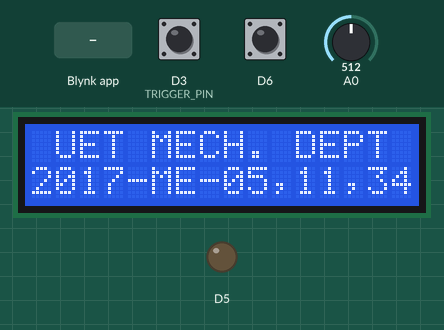
A sketch run on a simulated ESP8266 (NodeMCU). Parts: 16×2 character LCD, output pins drawn as LEDs (lit = HIGH). Inputs (shaded band) come from the test bench; at power-on: D3 (TRIGGER_PIN) HIGH, A0 = 512, D6 HIGH. WiFi joins after 1.5 s; servers stay silent unless stated; the local clock reads 2024-03-15 10:24:30 at power-on unless the sketch sets it; storage starts empty; what the sketch prints to the serial monitor is not drawn.

Above: at 0.1 s.
6.4 s: D3 (TRIGGER_PIN) pulled LOW for 1 s
At 7.6 s:
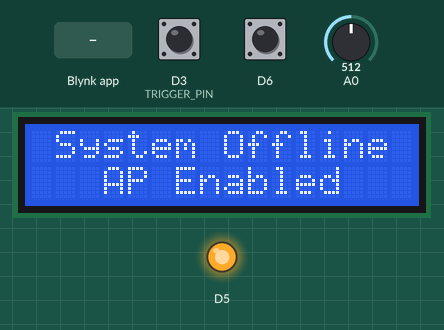
10.4 s: A0 set to 222
11.9 s: A0 set to 188
At 12.6 s:
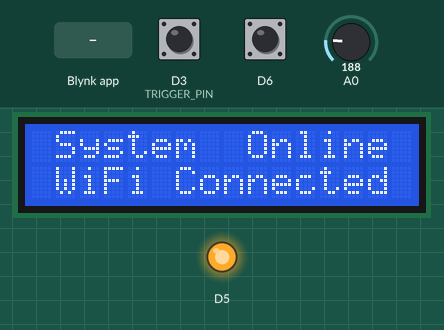
13.6 s: D6 pulled LOW for 0.15 s
At 14.8 s:
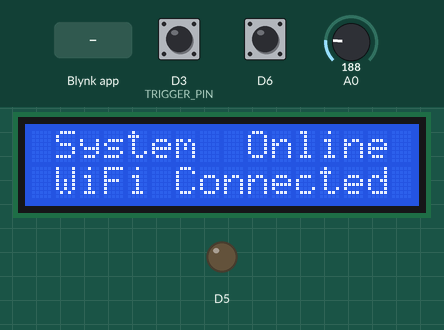
15.2 s: A0 set to 306
At 15.7 s:
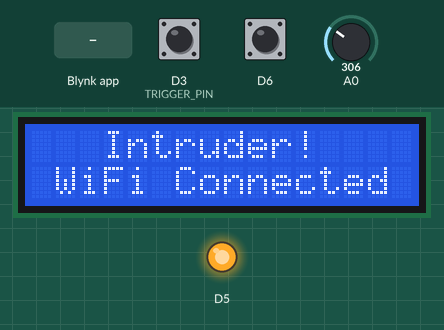
16.8 s: Blynk app writes 1 to V1
At 17.5 s:
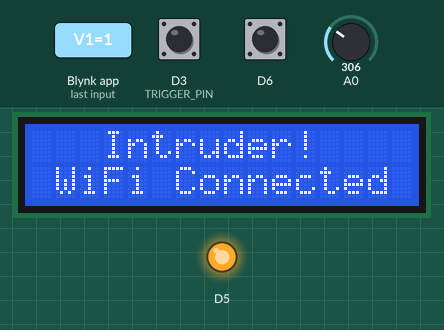
Timing chart, 0 to 19.3 s (numbered marks = the images above; inputs shaded):
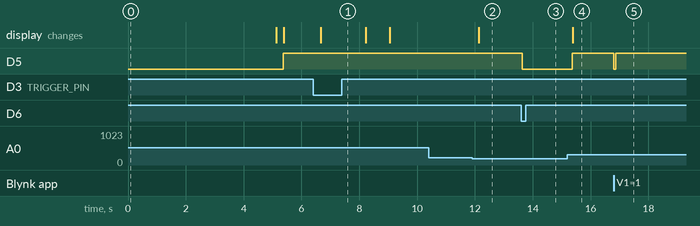

Measured:
- the behaviour switches between 207 and 206 on A0 (found by bisection; images 1 and 2)
- after the input at 6.4 s, the display: changes after 0.27 s (image 1)
- after the input at 10.4 s, every drawn part: stays the same
- after the input at 11.9 s, the display: changes after 0.23 s (image 2)
- after the input at 13.6 s, D5: HIGH → LOW at once
- after the input at 15.2 s, D5: LOW → HIGH after 0.17 s; the display: changes after 0.18 s (image 4)
- after the input at 16.8 s, D5: HIGH → LOW at once, → HIGH 0.07 s later

The sketch:

IntruderDetection.ino
```cpp
/*****************************************************************************************
                        Intruder Detection System using IR sensor
                       Semester Project (Instrumentation & Control Lab)
                             Ammar Waheed      [2017-ME-34]
                             M. Abdullah Arif  [2017-ME-05]
                             M. Rizwan Yasin   [2017-ME-11]

  Hardware:
  - Nodemcu esp8266 v3 ch340
  - 16x2 LCD with i2c
  - Sharp IR Sensor GP2Y0A02YK0F
  Pins:
  A0 -- IR analog signal
  D1 -- i2c SCL
  D2 -- i2c SDA
  D3 -- WiFiManager call
  D5 -- Alarm LED/Buzzer
  D6 -- Manual alarm reset
****************************************************************************************/

//Required Libraries (Ensure mentioned versions for correct working)
#include <FS.h>
#include <ArduinoJson.h>          //v5.13.5
#include <WiFiManager.h>          //Release v2.0.3-apha Development
#include <Wire.h>
#include <LiquidCrystal_I2C.h>
#include <ESP8266WiFi.h>
#include <BlynkSimpleEsp8266.h>
#include "IntruderDetection.h"
#include <TimeLib.h>
#include <WidgetRTC.h>

//Global default variables and initializations
int trig = 50;                                      //trigger distance value (20-150cm)
char trig_char[5];                                  //temporary char for storing converted trigger value
char auth[34] = "ehyhjsyGj9mNW4iDLoQXjQlJtvZGXIph"; //Blynk Auth Code sent via Email
int timeout = 120;                                  //trigger pin will start a configPortal AP for 120 seconds then turn it off.
int flag = 0;
int distance = 0;
#define TRIGGER_PIN 0                               // select which pin will trigger the configuration portal (WiFiManager) when set to LOW
IntruderDetection sensor( IntruderDetection::GP2Y0A02YK0F, A0 );  //Ensure correct sensor label and pin
LiquidCrystal_I2C lcd(0x27, 16, 2);
BlynkTimer timer;
WidgetLED led(V2);
WidgetTerminal terminal(V0);
WidgetRTC rtc;
WiFiManager wm;
WiFiManagerParameter custom_field;
WiFiManagerParameter custom_field2;

/***************************************************************/
//Function for reading stored config values
void setupSpiffs()
{
  //read configuration from FS json
  Serial.println("mounting FS...");

  if (SPIFFS.begin()) {
    Serial.println("mounted file system");
    if (SPIFFS.exists("/config.json")) {
      //file exists, reading and loading
      Serial.println("reading config file");
      File configFile = SPIFFS.open("/config.json", "r");
      if (configFile) {
        Serial.println("opened config file");
        lcd.clear();
        lcd.print(" Reading Config ");
        delay(1000);
        size_t size = configFile.size();
        // Allocate a buffer to store contents of the file.
        std::unique_ptr<char[]> buf(new char[size]);
        configFile.readBytes(buf.get(), size);
        DynamicJsonBuffer jsonBuffer;
        JsonObject& json = jsonBuffer.parseObject(buf.get());
        json.printTo(Serial);
        if (json.success()) {
          Serial.println("\nparsed json");
          lcd.setCursor(0, 1);
          lcd.print("    Success!   ");
          delay(1000);
          trig = json["trig"];
          strcpy(auth, json["auth"]);

        } else {
          Serial.println("failed to load json config");
          lcd.clear();
          lcd.print("Config Read Fail");
          delay(3000);
        }
      }
    }
  } else {
    Serial.println("failed to mount FS");
  }
}

/***************************************************************/
//Blynk Notification function
void notifyOnThings()
{
  int distance = sensor.getDistance();
  if (distance < trig && flag == 0) {
    Blynk.notify("Alert : Intruder Detected");
    // Blynk.email("Subject: Intruder Alert", "Intruder detected !");    //for email notifications using email widget
    String currentTime = String(hour()) + ":" + minute() + ":" + second();
    String currentDate = String(day()) + " " + month() + " " + year();
    terminal.println("Intruder Detected");
    terminal.println(currentDate + " -- " + currentTime);
    terminal.flush();
    flag = 1;
  }
  else if (distance > trig)
  {
    flag = 0;
  }
}
/***************************************************************/
//Alarm function
void alarmsystem()
{
  int distance = sensor.getDistance();
  Blynk.virtualWrite(V5, distance);
  if (distance < trig)
  {
    digitalWrite(D5, HIGH);
    led.on();
    lcd.setCursor(0, 0);
    lcd.print(" ");
    lcd.print("  Intruder!   ");
  }
  else
  {
    lcd.setCursor(0, 0);
    lcd.print(" ");
    lcd.print("System  Online");
  }
}
/***************************************************************/
//Manual Alarm reset control function
void alarmreset()
{
  if (digitalRead(D6) == LOW)
  {
    digitalWrite(D5, LOW);
    led.off();
  }
}
/*************************************************************/
//Blynk Alarm reset button control function
BLYNK_WRITE(V1)
{
  int pinData = param.asInt();
  if (pinData == 1)
  {
    digitalWrite(D5, LOW);
    led.off();
  }
}
/*************************************************************/
//WiFi Manager Setup
void WiFi_Manager()
{
  if ( digitalRead(TRIGGER_PIN) == LOW)
  {
    lcd.setCursor(0, 0);
    lcd.print(" ");
    lcd.print("System Offline");
    lcd.setCursor(0, 1);
    lcd.print(" ");
    lcd.print("  AP Enabled  ");

    new (&custom_field) WiFiManagerParameter("TriggerDistance", "Trigger Distance(cm)", itoa(trig, trig_char, 10), 3, "placeholder=\"Distance\"");
    new (&custom_field2) WiFiManagerParameter("BlynkAuthToken", "Blynk Auth Token", auth, 34, "placeholder=\"Blynk Auth Token\"");
    wm.addParameter(&custom_field);
    wm.addParameter(&custom_field2);

    wm.setSaveParamsCallback(saveParamCallback);


    std::vector<const char *> menu = {"wifi", "info", "param", "sep", "restart", "exit"};
    wm.setMenu(menu);
    // set dark theme
    wm.setClass("invert");

    // set configportal timeout
    wm.setConfigPortalTimeout(timeout);

    if (!wm.startConfigPortal("ESP8266-AP", "password"))
    {
      Serial.println("failed to connect and hit timeout");
      lcd.setCursor(0, 1);
      lcd.print(" ");
      lcd.print("  AP Disabled   ");
      delay(2000);
      lcd.setCursor(0, 1);
      lcd.print(" ");
      lcd.print("  Restarting  ");
      delay(1000);
      ESP.restart();
      delay(3000);
    }
    Serial.println("connected");
    lcd.setCursor(0, 0);
    lcd.print(" ");
    lcd.print("System  Online");
    lcd.setCursor(0, 1);
    lcd.print(" ");
    lcd.print("WiFi Connected");
    Blynk.notify("Sytem Back Online!");
  }
}
String getParam(String name) {
  //read parameters
  String value;
  if (wm.server->hasArg(name)) {
    value = wm.server->arg(name);
  }
  return value;
}
void saveParamCallback() {
  Serial.println("[CALLBACK] saveParamCallback fired");
  Serial.println("PARAM TriggerDistance = " + getParam("TriggerDistance"));
  Serial.println("PARAM BlynkAuthToken = " + getParam("BlynkAuthToken"));


  trig = getParam("TriggerDistance").toInt();

  Serial.println("saving config");
  DynamicJsonBuffer jsonBuffer;
  JsonObject& json = jsonBuffer.createObject();
  json["trig"] = trig;
  json["auth"] = getParam("BlynkAuthToken");
  lcd.setCursor(0, 1);
  lcd.print("Config Recieved ");
  delay(1000);
  File configFile = SPIFFS.open("/config.json", "w");
  if (!configFile) {
    Serial.println("failed to open config file for writing");
    lcd.setCursor(0, 1);
    lcd.print("Config Save Fail ");
    delay(3000);
  }
  json.prettyPrintTo(Serial);
  json.printTo(configFile);
  configFile.close();
  lcd.setCursor(0, 1);
  lcd.print("  Config Saved ");
  delay(1000);
  //end save
}

/*************************************************************/
//WiFi Connection Check
BLYNK_CONNECTED()
{
  rtc.begin();
  delay(500);
  lcd.setCursor(0, 1);
  lcd.print(" ");
  lcd.print("WiFi Connected");
}
/*************************************************************/
void setup()
{
  Serial.begin(115200);
  Serial.println("\n Starting");
  Wire.begin(D2, D1);
  lcd.begin();
  lcd.backlight();
  lcd.print(" UET MECH. DEPT");
  lcd.setCursor(0, 1);
  lcd.print("2017-ME-05,11,34");
  delay(5000);
  setupSpiffs();
  WiFi.mode(WIFI_STA); // explicitly set mode, esp defaults to STA+AP
  Blynk.config(auth);
  setSyncInterval(30);
  pinMode(TRIGGER_PIN, INPUT_PULLUP);
  pinMode(D5, OUTPUT);
  pinMode(D6, INPUT_PULLUP);
  timer.setInterval(250L, notifyOnThings);
  timer.setInterval(250L, alarmsystem);
  timer.setInterval(250L, alarmreset);
  timer.setInterval(250L, WiFi_Manager);
}
/*************************************************************/
void loop()
{
  Blynk.run();
  timer.run();

  //Blynk Server Connection Check
  if (Blynk.connected() == false)
  {
    lcd.setCursor(0, 1);
    lcd.print(" ");
    lcd.print("Server Offline ");
  }
}
/*************************************************************/
```

IntruderDetection.cpp
```cpp
//Sharp IR sensor library file

#include "IntruderDetection.h"

uint8_t IntruderDetection::getDistance( bool avoidBurstRead )
	{
		uint8_t distance ;

		if( !avoidBurstRead ) while( millis() <= lastTime + 20 ) {} //wait for sensor's sampling time

		lastTime = millis();

		switch( sensorType )
		{
			case GP2Y0A41SK0F :

				distance = 2076/(analogRead(pin)-11);

				if(distance > 30) return 31;
				else if(distance < 4) return 3;
				else return distance;

				break;

			case GP2Y0A21YK0F :

				distance = 4800/(analogRead(pin)-20);

				if(distance > 80) return 81;
				else if(distance < 10) return 9;
				else return distance;

				break;

			case GP2Y0A02YK0F :

				distance = 9462/(analogRead(pin)-16.92);
        if (analogRead(A0) < 86.8848) return 151;  //added to account for distance too larger than 151
				else if(distance > 150) return 151;
				else if(distance < 20) return 19;
				else return distance;
		}
	}
```

IntruderDetection.h
```cpp
//Sharp IR sensor library file

#pragma once

#include <Arduino.h>

class IntruderDetection
	{
		public:

			using sensorCode = const uint8_t ;

			IntruderDetection( sensorCode _sensorType , uint8_t _sensorPin ) : sensorType( _sensorType ) , pin( _sensorPin ) {}

			uint8_t getDistance( bool avoidBurstRead = true ) ;

			static sensorCode GP2Y0A41SK0F = 0 ;
			static sensorCode GP2Y0A21YK0F = 1 ;
			static sensorCode GP2Y0A02YK0F = 3 ;

		protected:

			uint8_t sensorType, pin ;

		private:

			uint32_t lastTime = 0 ;
	};
```
